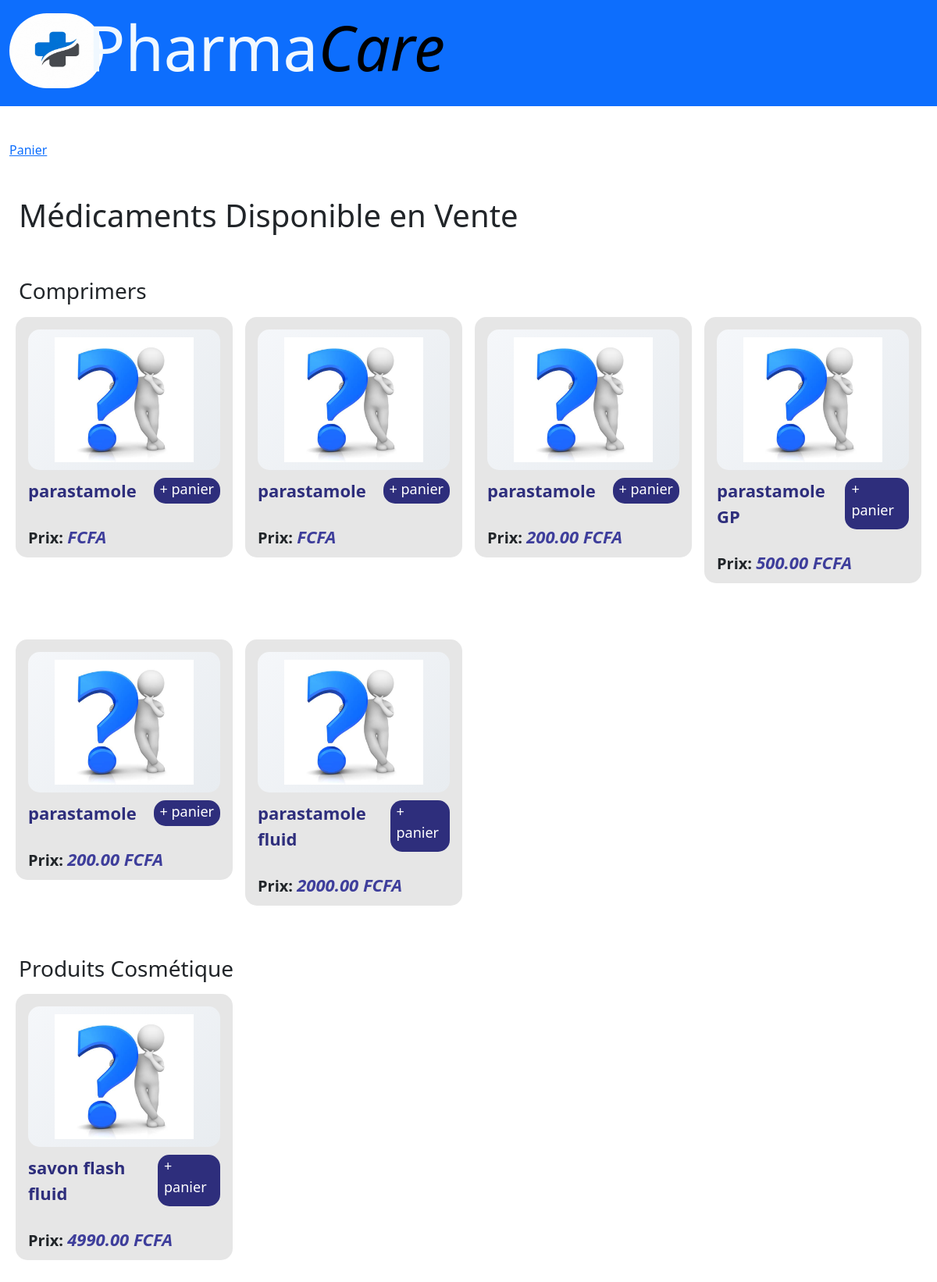
Page /pages/ventes.php on the committed database.
### tables this page shows
CREATE TABLE `medicaments` (
  `id_medoc` int(11) NOT NULL,
  `nom` varchar(255) DEFAULT NULL,
  `categorie` varchar(255) DEFAULT NULL,
  `prix` decimal(10,2) DEFAULT NULL,
  `quantite_stock` int(11) DEFAULT NULL,
  `date_peremption` varchar(255) DEFAULT NULL
);

### includes/fonctions.php (called while the page is built, shortened)
<?php
function Afficher($database, $table)
{
     $data = $database->prepare("select * from $table");
     $data->execute();
     return $data->fetchAll(PDO::FETCH_ASSOC);
}

### pages/ventes.php (the view, shortened to what this page needs)
<?php
include_once __DIR__ . '../../config/database.php';
include_once __DIR__ . '../../includes/fonctions.php';
$fonctionnalite = ($_GET['fonct'] ?? 'Vente');
$medicaments = Afficher($database, 'medicaments');
?>
<!DOCTYPE html>
<html lang="fr">
<head>
     <link href="https://cdn.jsdelivr.net/npm/bootstrap@5.3.8/dist/css/bootstrap.min.css" rel="stylesheet">
     <link rel="stylesheet" href="../style/vente.css?v=<?= time() ?>">
</head>
<body>
     <header>
          <?php include_once '../includes/header.php'; ?>
     </header>
     <?php if ($fonctionnalite == 'Vente'): ?>
          <section class="container-fluid ">
               <a href="?fonct=Panier">Panier</a>
               <div class="container-fluid py-5">
                    <h1>Médicaments Disponible en Vente</h1>
               </div>
               <div class="container-fluid ">
                    <h3>
                         Comprimers
                    </h3>
                    <div class="row  gx-4">
                         <?php foreach ($medicaments as $medoc): ?>
                              <?php if ($medoc['categorie'] == 'comprimer' && $medoc['quantite_stock'] > 0): ?>
                                   <article class="col-3 px-2 mb-5 mt-2">
                                        <div class="card-content px-3 pt-3">
                                             <img src="../images/image2.png" class="img" alt="">
                                             <p class="nom">
                                                  <?= $medoc['nom'] ?>
                                                  <a href="?id=<?= $medoc['id_medoc'] ?>">+ panier</a>
                                             </p>
                                             <p class="prix">
                                                  Prix: <em><?= $medoc['prix'] ?> FCFA</em>
                                             </p>
                                        </div>
                                   </article>
                              <?php endif; ?>
                         <?php endforeach; ?>
                    </div>
                    <h3>
                         Produits Cosmétique
                    </h3>
                    <div class="row  gx-4">
                         <?php foreach ($medicaments as $medoc): ?>
                              <?php if ($medoc['categorie'] == 'produit cosmétique' && $medoc['quantite_stock'] > 0): ?>
                                   <article class="col-3 px-2 mb-5 mt-2 ">
                                        <div class="card-content px-3 pt-3 ">
                                             <img src="../images/image2.png" class="img" alt="">
                                             <p class="nom ">
                                                  <?= $medoc['nom'] ?>
                                                  <a href="?id=<?= $medoc['id_medoc'] ?>">+ panier</a>
                                             </p>
                                             <p class="prix">
                                                  Prix: <em> <?= $medoc['prix'] ?> FCFA </em>
                                             </p>
                                        </div>
                                   </article>
                              <?php endif; ?>
                         <?php endforeach; ?>
                    </div>
               </div>
          </section>
     <?php endif; ?>
</body>
</html>

### includes/header.php (shortened to what this page needs)
<!DOCTYPE html>
<html lang="en">
<head>
     <link href="https://cdn.jsdelivr.net/npm/bootstrap@5.3.8/dist/css/bootstrap.min.css" rel="stylesheet">
     <link rel="stylesheet" href="../style/header.css?v=<?= time() ?>">
</head>
<body>
     <header class="container-fluid ">
          <div class=" ">
               <div class="row bg-primary ">
                    <nav class="col-1">
                         <img src="../images/logo.jpeg" alt="Logo" width="120" height="96" class="d-inline-block align-text-top me-5  mt-3" style="border-radius: 55px;">
                    </nav>
                    <nav class="col-10 " style="font-size: 80px; color:aliceblue">
                         <p>Pharma<em style="color: black;">Care</em></p>
                    </nav>
               </div>
          </div>
     </header>
</body>
</html>

### style/vente.css (style rules this page uses)
section { margin-top: 180px; }
.card-content { background-color: #e6e6e6; border-radius: 15px; }
.img { width: 100%; height: 180px; object-fit: contain; background: linear-gradient(135deg, #f5f7fa, #e8ecf0); border-radius: 15px; padding: 10px; }
.card-content .nom { font-size: 22px; font-weight: 700; color: #2e2e7c; display: flex; justify-content: space-between; padding-top: 10px; }
.nom { font-size: 25px; font-weight: 700; color: #2e2e7c; display: flex; justify-content: space-between; padding-top: 10px; }
.card-content a { text-decoration: none; padding: 1px 8px; color: #ffffff; font-weight: 500; font-size: 18px; background-color: #2e2e7c; border-radius: 15px; justify-content: center; }
.card-content p { font-size: 20px; font-weight: 600; padding-bottom: 10px; }
.prix em { font-size: 22px; font-weight: 700; color: #3e3e9b; }

### style/header.css (style rules this page uses)
header { position: fixed; top: 0; left: 0; }

### rows in the picture
medicaments: nom "parastamole"
medicaments: nom "parastamole"
medicaments: nom "parastamole", prix "200.00"
medicaments: nom "parastamole GP", prix "500.00"
medicaments: nom "parastamole", prix "200.00"
medicaments: nom "parastamole fluid", prix "2000.00"
medicaments: nom "savon flash fluid", prix "4990.00"
